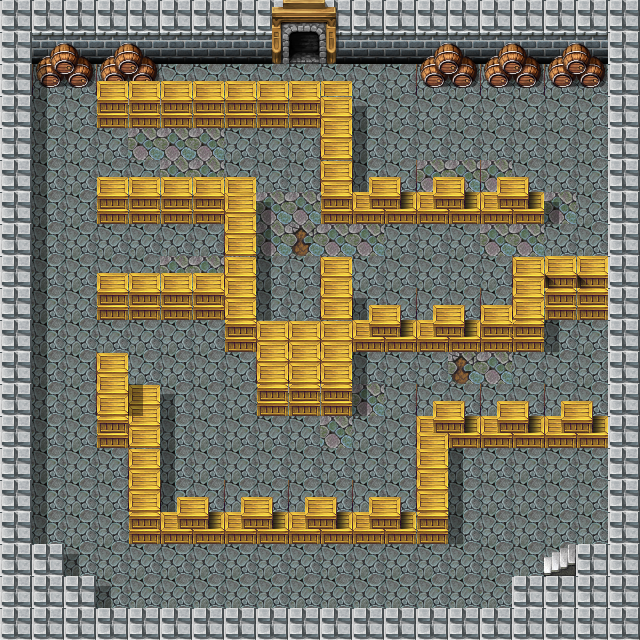

This game map was drawn from its Tiled (.tmx) file and the tilesets committed beside it. A one-line description and the trimmed map source follow:
An orthogonal 20x20 tile map with 32x32 px tiles, 10 tile layers (Tile Layer 1, Tile Layer 2, Tile Layer 3, Tile Layer 4, ...), 2 tilesets and 45 objects (portalO, portalIn, startpoint).

<map version="1.0" orientation="orthogonal" renderorder="right-down" width="20" height="20" tilewidth="32" tileheight="32" nextobjectid="66">
 <tileset firstgid="1" name="rpg_maker_telles0808" tilewidth="32" tileheight="32" tilecount="2016" columns="32">
  <image source="../Resources/rpg_maker_telles0808.png" width="1024" height="2016" />
 </tileset>
 <tileset firstgid="2017" name="houses1" tilewidth="32" tileheight="32" tilecount="208" columns="13">
  <image source="../Resources/houses1.png" width="447" height="539" />
 </tileset>
 <layer name="Tile Layer 1" width="20" height="20">
  <data>[400 cells, 400 non-empty, 5 distinct tile ids]</data>
 </layer>
 <objectgroup name="Object Layer 1">
  <object id="1" name="portalO" type="portalO" x="544" y="547" width="31" height="28" />
  <object id="4" name="portal1" type="portalIn" x="283" y="38" width="41" height="23" />
  <object id="5" x="336" y="0" width="302" height="59" />
  <object id="6" x="-2" y="-2" width="284" height="65" />
  <object id="7" x="273" y="1" width="113" height="12" />
  <object id="8" x="2" y="0" width="28" height="636" />
  <object id="9" x="31" y="540" width="32" height="102" />
  <object id="11" x="66" y="576" width="31" height="63" />
  <object id="14" x="97" y="605" width="608" height="31" />
  <object id="16" x="512" y="574" width="142" height="31" />
  <object id="17" x="578" y="542" width="89" height="34" />
  <object id="18" x="607" y="3" width="69" height="628" />
  <object id="19" x="419" y="42" width="185" height="46" />
  <object id="20" x="39" y="44" width="118" height="46" />
  <object id="21" x="416" y="425" width="32" height="119" />
  <object id="22" x="420" y="418" width="188" height="30" />
  <object id="24" x="161" y="514" width="281" height="28" />
  <object id="26" x="418" y="417" width="31" height="128" />
  <object id="28" x="416" y="418" width="193" height="30" />
  <object id="30" x="98" y="370" width="29" height="76" />
  <object id="31" x="128" y="385" width="32" height="158" />
  <object id="32" x="131" y="510" width="318" height="36" />
  <object id="33" x="97" y="290" width="155" height="26" />
  <object id="35" x="224" y="318" width="27" height="34" />
  <object id="37" x="255" y="323" width="7" height="93" />
  <object id="38" x="258" y="342" width="94" height="75" />
  <object id="39" x="322" y="276" width="29" height="74" />
  <object id="40" x="226" y="194" width="28" height="123" />
  <object id="41" x="99" y="196" width="126" height="27" />
  <object id="43" x="100" y="194" width="121" height="17" />
  <object id="45" x="98" y="100" width="222" height="28" />
  <object id="46" x="322" y="193" width="30" height="30" />
  <object id="47" x="355" y="191" width="188" height="31" />
  <object id="48" x="356" y="322" width="187" height="28" />
  <object id="49" x="516" y="275" width="28" height="74" />
  <object id="52" x="515" y="273" width="92" height="44" />
  <object id="53" x="419" y="417" width="188" height="28" />
  <object id="54" name="startpoint" type="startpoint" x="503" y="530" width="10" height="10" />
  <object id="55" x="97" y="40" width="33" height="88" />
  <object id="56" x="321" y="94" width="29" height="126" />
  <object id="59" x="354" y="320" width="192" height="21" />
  <object id="62" x="515" y="274" width="30" height="65" />
  <object id="63" x="336" y="11" width="4" height="53" />
  <object id="64" x="269" y="0" width="6" height="64" />
  <object id="65" x="544" y="543" width="32" height="3" />
 </objectgroup>
 <layer name="Tile Layer 2" width="20" height="20">
  <data>[400 cells, 93 non-empty, 20 distinct tile ids]</data>
 </layer>
 <layer name="Tile Layer 3" width="20" height="20">
  <data>[400 cells, 24 non-empty, 6 distinct tile ids]</data>
 </layer>
 <layer name="Tile Layer 4" width="20" height="20">
  <data>[400 cells, 16 non-empty, 4 distinct tile ids]</data>
 </layer>
 <layer name="Tile Layer 5" width="20" height="20">
  <data>[400 cells, 0 non-empty, 0 distinct tile ids]</data>
 </layer>
 <layer name="Tile Layer 6" width="20" height="20">
  <data>[400 cells, 7 non-empty, 3 distinct tile ids]</data>
 </layer>
 <layer name="Tile Layer 7" width="20" height="20">
  <data>[400 cells, 45 non-empty, 6 distinct tile ids]</data>
 </layer>
 <layer name="Tile Layer 8" width="20" height="20">
  <data>[400 cells, 2 non-empty, 2 distinct tile ids]</data>
 </layer>
 <layer name="Tile Layer 9" width="20" height="20">
  <data>[400 cells, 17 non-empty, 5 distinct tile ids]</data>
 </layer>
 <layer name="Tile Layer 10" width="20" height="20">
  <data>[400 cells, 37 non-empty, 2 distinct tile ids]</data>
 </layer>
</map>
